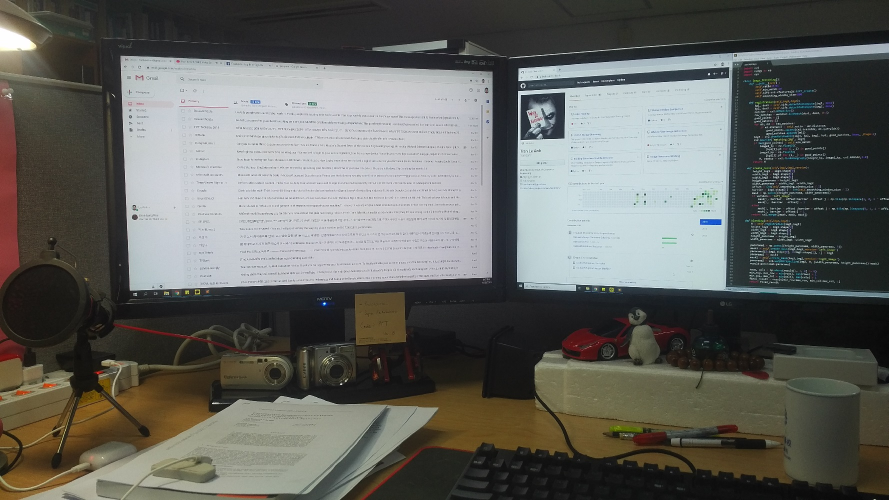
#> input picture SIFT-picture splicing/images/pa1.jpg, 1777 x 1000 px (shown at 1/2 size)
$ jupyter execute SIFT.ipynb
#> lines starting #> are read from the running program, lines starting #| are printed output that depends on the picture
[cell 1]
from imutils import paths
import numpy as np
import argparse
import imutils
import cv2
import matplotlib.pyplot as plt
import matplotlib.image as mpimg

[cell 2]
#读入图片
image1 = mpimg.imread("./images/pa1.jpg")
#> image1 is the input picture: shape (1000, 1777, 3); mean R, G, B 98.7, 99.3, 94.6
image2 = mpimg.imread("./images/pa2.jpg")
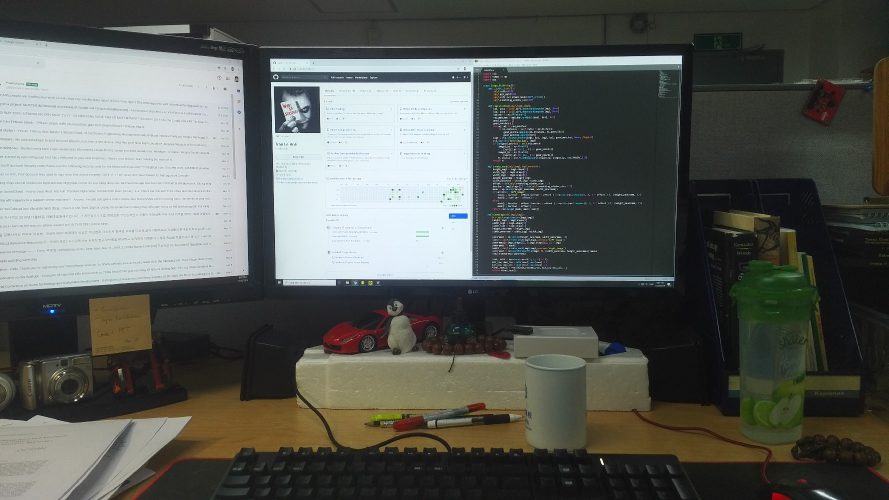
#> input picture SIFT-picture splicing/images/pa2.jpg, 1777 x 1000 px (shown at 1/2 size)
#> image2 is the input picture: shape (1000, 1777, 3); mean R, G, B 89.8, 92.7, 87.7
images = [image1, image2]

[cell 3]
#举例显示image1
plt.figure(figsize=(10,10))
plt.imshow(image1)

[cell 4]
sift = cv2.SIFT_create()#适用于OpenCV4.3
# 提取关键点和描述词
kp1, des1 = sift.detectAndCompute(image1, None)
#> kp1 = 2403 keypoints; strongest (x, y, size): (665, 717, 2), (692, 762, 2.1), (426, 807, 2.5), (1048, 174, 2.1)
kp2, des2 = sift.detectAndCompute(image2, None)
#> kp2 = 2364 keypoints; strongest (x, y, size): (151, 800, 2.8), (1205, 927, 3.5), (1202, 919, 3.3), (906, 154, 2.5)

[cell 5]
kp_image1 = cv2.drawKeypoints(image1, kp1, None)
kp_image2 = cv2.drawKeypoints(image2, kp2, None)
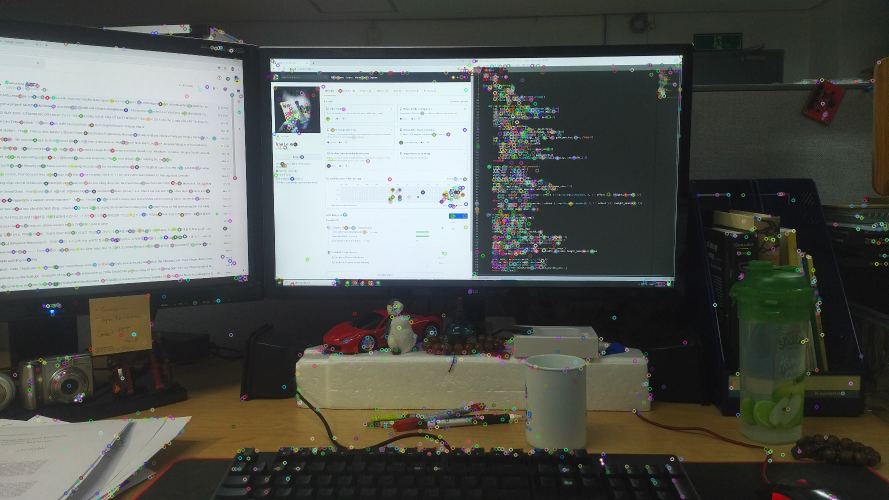
#> kp_image2: shape (1000, 1777, 3) (shown at 1/2 size); mean R, G, B 90.3, 93.1, 88.1

[cell 6]
plt.figure(figsize=(15,10))
plt.imshow(kp_image1)
plt.figure(figsize=(15,10))
plt.imshow(kp_image2)

[cell 7]
#特征匹配
ratio = 0.85
min_match = 10

matcher = cv2.BFMatcher()#Brute Force匹配法
raw_matches = matcher.knnMatch(des1, des2, k=2)
#> raw_matches = 2403 matches
#两张图的特征向量匹配后得到一个集合
good_points = []
good_matches = []
for m1, m2 in raw_matches:
    if m1.distance < ratio * m2.distance:#接受匹配点的条件
        good_points.append((m1.trainIdx, m1.queryIdx))
        good_matches.append([m1])
#> after the loop, good_matches = 703 matches; good_points = 703 pairs, first value 10 to 2334, second value 15 to 2396
matches = cv2.drawMatchesKnn(image1, kp1, image2, kp2, good_matches, None, flags=2)
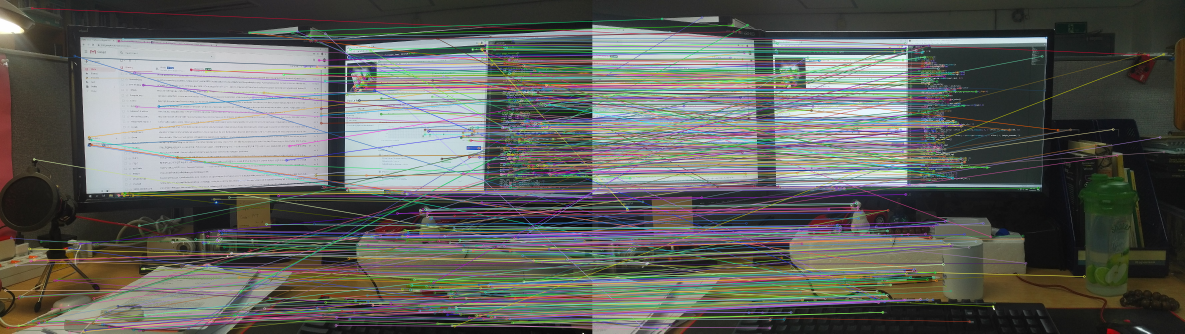
#> matches: shape (1000, 3554, 3) (shown at 1/3 size); mean R, G, B 97.3, 98.7, 94.4

[cell 8]
plt.figure(figsize=(15,10))
plt.imshow(matches)

[cell 9]
# RANSAC
mask=[]
if len(good_points) > min_match:
    image1_kp = np.float32([kp1[i].pt for (_, i) in good_points])
#> image1_kp = 703 pairs, first value 15.31 to 1753.6, second value 24.29 to 996.6
    image2_kp = np.float32([kp2[i].pt for (i, _) in good_points])
#> image2_kp = 703 pairs, first value 10.91 to 1714.6, second value 51.83 to 991.1
    H, status = cv2.findHomography(image2_kp, image1_kp, cv2.RANSAC, 5.0)
#> H = [[0.624, -0.0222, 582.6], [-0.0889, 0.86, 67.93], [-0.000212, -6.98e-07, 1]]; status = 703 values, max 1 at index 97, min 0 at index 0, mean 0.607
#使用RANSAC方法计算单应性矩阵
    matchesMask = status.ravel().tolist()
#> matchesMask has the same summary as status
    draw_params = dict(singlePointColor = None,
                   matchesMask = mask,
                   flags = 2)

matches2 = cv2.drawMatchesKnn(image1, kp1, image2, kp2, good_matches, None, **draw_params)
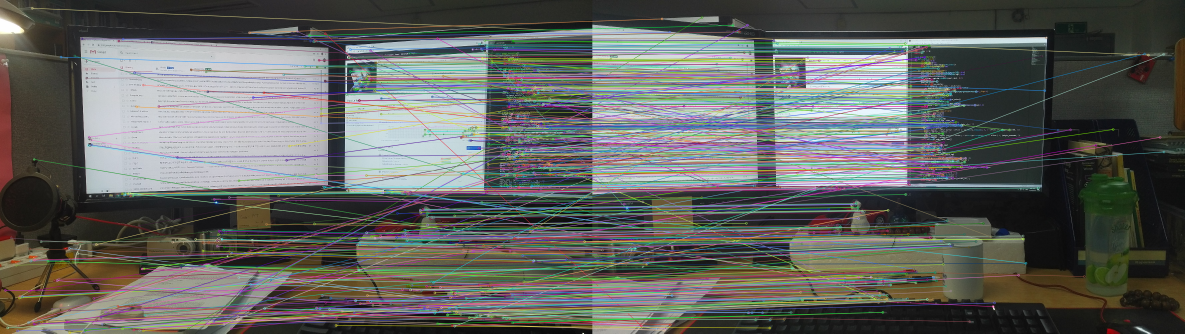
#> matches2: shape (1000, 3554, 3) (shown at 1/3 size); mean R, G, B 97.5, 99.2, 95.5

[cell 10]
plt.figure(figsize=(15,10))
plt.imshow(matches)

[cell 11]
#创建图像掩膜函数
def create_mask(img1,img2,version):
    height_img1 = img1.shape[0]
    width_img1 = img1.shape[1]
    width_img2 = img2.shape[1]
    height_panorama = height_img1
    width_panorama = width_img1 + width_img2
    offset = int(smoothing_window_size / 2)
    barrier = img1.shape[1] - int(smoothing_window_size / 2)
    mask = np.zeros((height_panorama, width_panorama))
    if version== 'left_image':
        mask[:, barrier - offset:barrier + offset ] = np.tile(np.linspace(1, 0, 2 * offset ).T, (height_panorama, 1))
        mask[:, :barrier - offset] = 1
    else:
        mask[:, barrier - offset :barrier + offset ] = np.tile(np.linspace(0, 1, 2 * offset ).T, (height_panorama, 1))
        mask[:, barrier + offset:] = 1
    return cv2.merge([mask, mask, mask])

[cell 12]
smoothing_window_size = 800
height_img1 = image1.shape[0]
#> height_img1 = 1000
width_img1 = image1.shape[1]
#> width_img1 = 1777
width_img2 = image2.shape[1]
#> width_img2 = 1777
height_panorama = height_img1
#> height_panorama = 1000
width_panorama = width_img1 + width_img2
#> width_panorama = 3554

panorama1 = np.zeros((height_panorama, width_panorama, 3))
mask1 = create_mask(image1, image2, version='left_image')
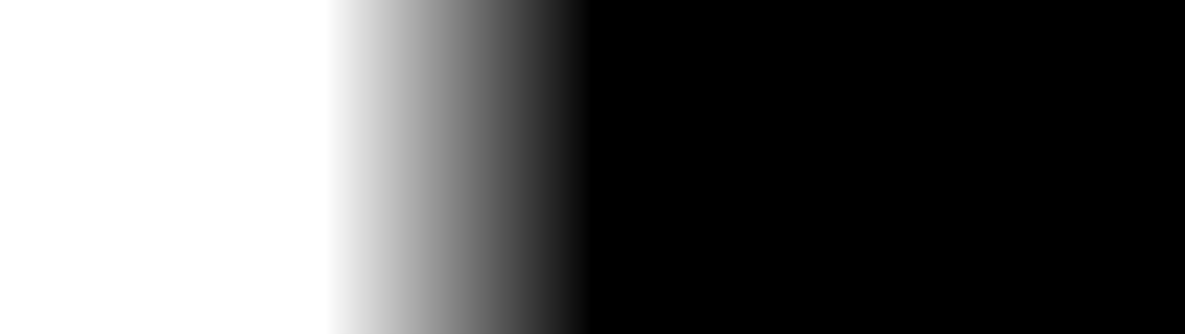
#> mask1: shape (1000, 3554, 3) float64 (shown at 1/3 size); min 0, max 1, mean 0.387
panorama1[0:image1.shape[0], 0:image1.shape[1], :] = image1
panorama1 *= mask1
mask2 = create_mask(image1,image2,version='right_image')
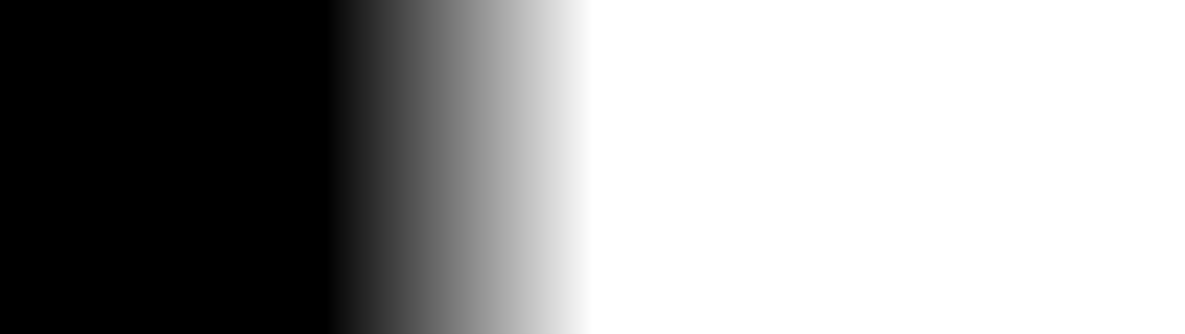
#> mask2: shape (1000, 3554, 3) float64 (shown at 1/3 size); min 0, max 1, mean 0.613
panorama2 = cv2.warpPerspective(image2, H, (width_panorama, height_panorama))*mask2
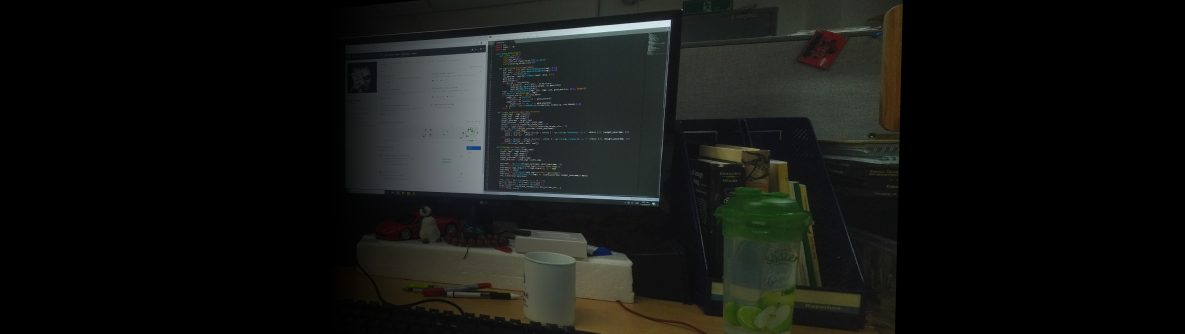
#> panorama2: shape (1000, 3554, 3) float64 (shown at 1/3 size); mean R, G, B 20.2, 21.5, 19
result = panorama1 + panorama2
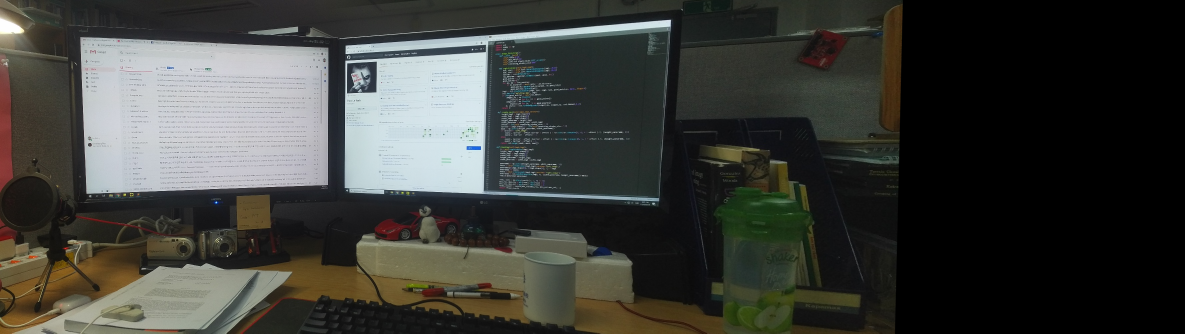
#> result: shape (1000, 3554, 3) float64 (shown at 1/3 size); mean R, G, B 61.5, 62.5, 58.1

rows, cols = np.where(result[:, :, 0] != 0)
min_row, max_row = min(rows), max(rows) + 1
#> min_row = 0; max_row = 1000
min_col, max_col = min(cols), max(cols) + 1
#> min_col = 0; max_col = 2709
final_result = result[min_row:max_row, min_col:max_col, :]
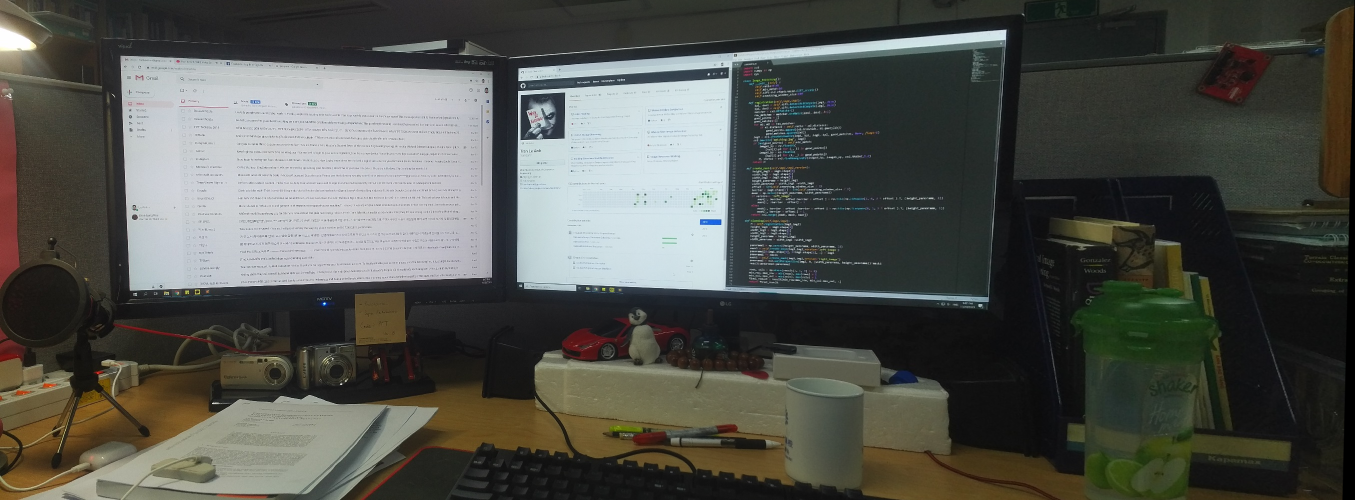
#> final_result: shape (1000, 2709, 3) float64 (shown at 1/2 size); mean R, G, B 80.7, 82, 76.2

[cell 13]
#图像拼接
stitcher = cv2.createStitcher() if imutils.is_cv3() else cv2.Stitcher_create()
(status_1, stitched_1) = stitcher.stitch([image1, image2])
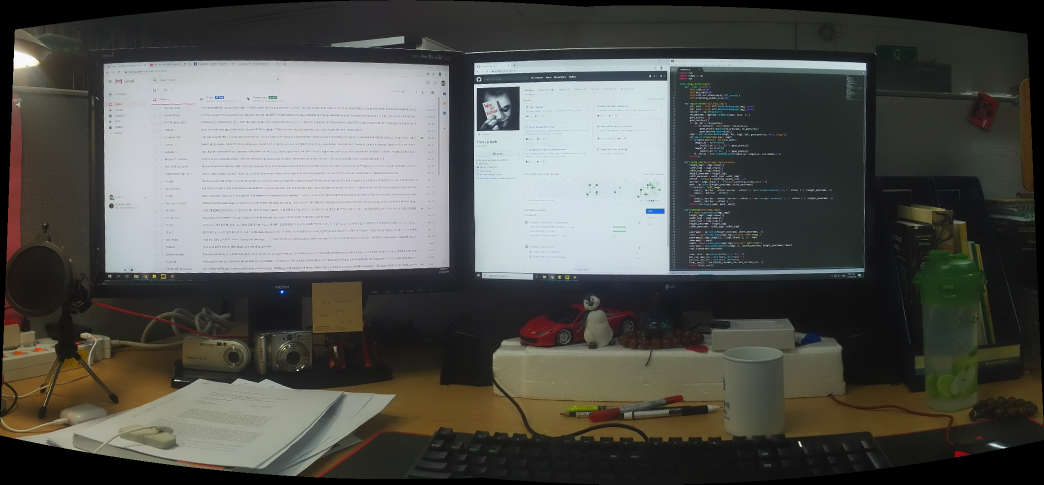
#> stitched_1: shape (969, 2088, 3) (shown at 1/2 size); mean R, G, B 84.1, 84.9, 80.4
#> status_1 = 0
